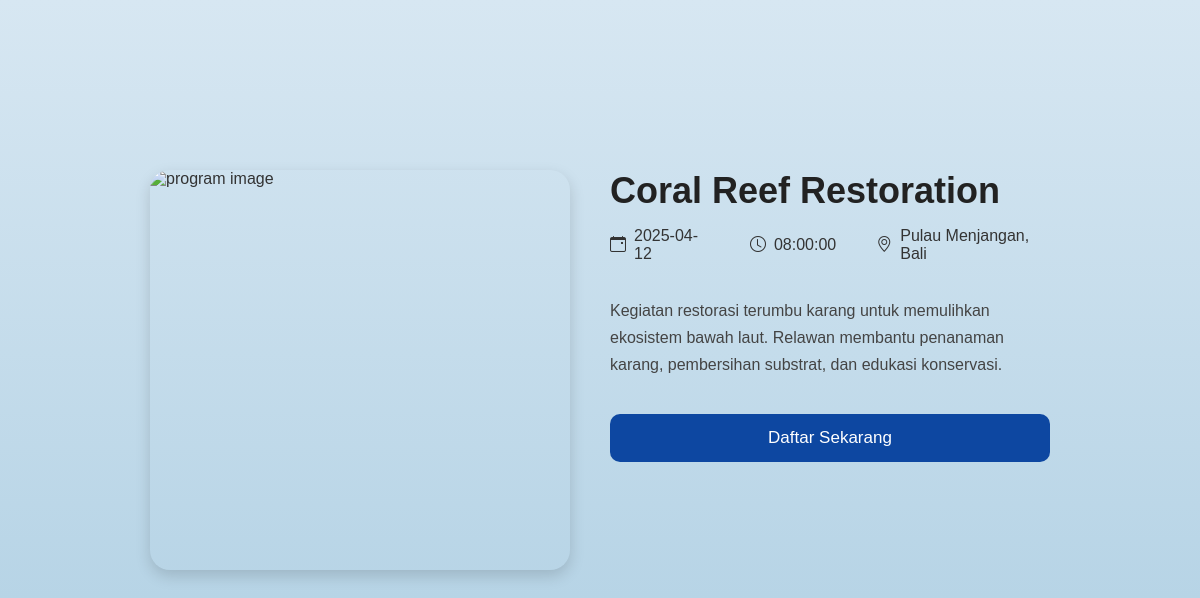
The page /BllupOOP/index.php?c=volunteer&m=detail&id=2 (signed in) on the database its author committed.
### tables this page shows
CREATE TABLE `program` (
  `activity_id` int(11) NOT NULL,
  `program_name` varchar(100) NOT NULL,
  `description` text DEFAULT NULL,
  `location` varchar(150) DEFAULT NULL,
  `date` date DEFAULT NULL,
  `time` time DEFAULT NULL,
  `updated_at` timestamp NOT NULL DEFAULT current_timestamp() ON UPDATE current_timestamp(),
  `program_img` varchar(255) DEFAULT NULL
);

### BllupOOP/controllers/VolunteerController.php (called while the page is built, shortened)
<?php
class VolunteerController extends Controller {
    public function detail() {
        $activity_id = (int)$_GET['id'];
        $model = $this->loadModel('VolunteerModel');
        $program = $model->getProgramById($activity_id);
        $this->loadView('volunteer/detail', ['program' => $program]);
    }
}

### BllupOOP/index.php (called while the page is built, shortened)
<?php
    $m = $_GET['m'] ?? "login";
    include_once "controllers/Controller.php";
    $controller = new $controllerClass();
    $controller->$m();

### BllupOOP/models/Model.php (called while the page is built, shortened)
<?php
  class Model {
    public function __construct() {
      $this->dbconn = new mysqli("localhost", "root", "", "rsidb", "3306");
    }
}

### BllupOOP/models/VolunteerModel.php (called while the page is built, shortened)
<?php
class VolunteerModel extends Model {
    public function getProgramById($activity_id) {
        $query = "SELECT * FROM program WHERE activity_id = ?";
        $stmt = $this->dbconn->prepare($query);
        $stmt->bind_param("i", $activity_id);
        $stmt->execute();
        $result = $stmt->get_result();
        return $result ? $result->fetch_assoc() : null;
    }
}

### BllupOOP/views/volunteer/detail.php (the view, shortened to what this page needs)
<!DOCTYPE html>
<html lang="en">
<head>
  <link rel="stylesheet" href="style/css/vol.css">
    <link rel="stylesheet" href="https://cdn.jsdelivr.net/npm/bootstrap-icons@1.11.3/font/bootstrap-icons.css">
</head>
<body class="detail-body">
<div class="detail-container">
    <img src="style/assets/vol.png" class="detail-image" alt="program image">
    <div class="detail-content">
        <h1 class="detail-title"><?= htmlspecialchars($program['program_name']); ?></h1>
        <div class="detail-meta">
            <span><i class="bi bi-calendar-event me-2" aria-hidden="true"></i><?= htmlspecialchars($program['date'] ?? ''); ?></span>
            <span><i class="bi bi-clock me-2" aria-hidden="true"></i><?= htmlspecialchars($program['time'] ?? ''); ?></span>
            <span><i class="bi bi-geo-alt me-2" aria-hidden="true"></i><?= htmlspecialchars($program['location'] ?? ''); ?></span>
        </div>
        <p class="detail-description"><?= nl2br(htmlspecialchars($program['description'] ?? '')); ?></p>
        <button class="detail-btn" id="openPopup">Daftar Sekarang</button>
    </div>
</div>
</body>
</html>

### BllupOOP/style/css/vol.css (style rules this page uses)
body { font-family: "Poppins", Arial, sans-serif; margin: 0; background-color: #F5F5F5; color: #333; }
h1, h2, h3, h4, h5 { margin: 0; }
body.detail-body { margin: 0; font-family: "Poppins", Arial, sans-serif; background: linear-gradient(to bottom, #d7e7f2, #a4c9df); min-height: 100vh; }
.detail-container { max-width: 900px; margin: 60px auto; margin-top: 150px; display: flex; gap: 40px; padding: 20px 40px; justify-content: center; align-items: flex-start; }
.detail-image { width: 420px; height: 400px; border-radius: 20px; object-fit: cover; flex-shrink: 0; box-shadow: 0 6px 15px rgba(0, 0, 0, 0.15); align-self: center; margin-top: 0; }
.detail-content { flex: 1; display: flex; flex-direction: column; justify-content: center; }
.detail-title { font-size: 36px; font-weight: 700; margin-bottom: 15px; color: #222; }
.detail-meta { display: flex; gap: 40px; margin-bottom: 18px; color: #333; font-size: 16px; }
.detail-meta span { display: flex; align-items: center; gap: 8px; }
.detail-description { font-size: 16px; line-height: 1.7; color: #444; margin-bottom: 35px; max-width: 90%; }
.detail-btn { background: #0d47a1; padding: 14px 32px; color: rgb(255, 255, 255); border: none; border-radius: 10px; font-size: 17px; font-weight: 500; cursor: pointer; transition: 0.2s; }

### rows shown on the page
program: program_name "Coral Reef Restoration", date "2025-04-12", time "08:00:00", location "Pulau Menjangan, Bali", description "Kegiatan restorasi terumbu karang untuk memulihkan ekosistem bawah laut. Relawan membantu penanaman karang, pembersihan substrat, dan edukasi konservasi."
